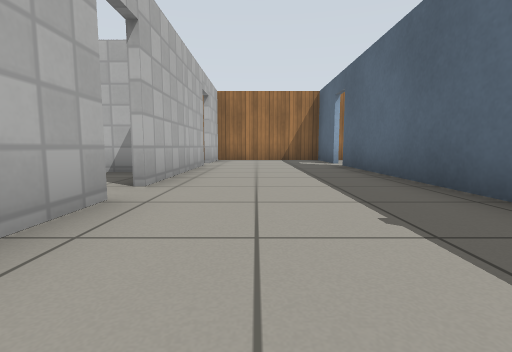
View 1 (above)

19 first-person views from a walk through a Gazebo world. The camera is 0.5 m above the floor, tilts 6° down and sees 85° across. The floor is counted in squares, 1 m on a side. Each view is taken from the middle of a square. On the plan, view 1 faces up. The plan holds only what a view shows up to about 9 squares ahead; the rest is blank. Simple patterns stand in for the simulator's built-in surfaces.

View 2
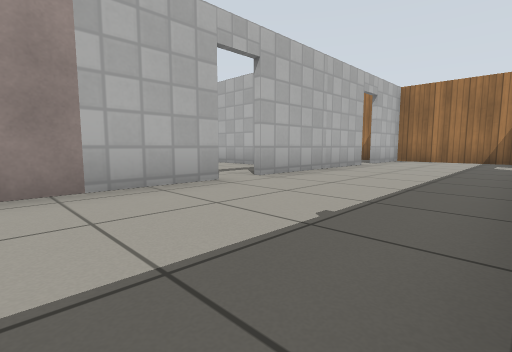

View 3
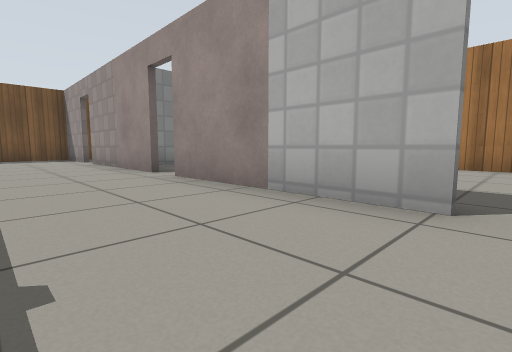

View 4
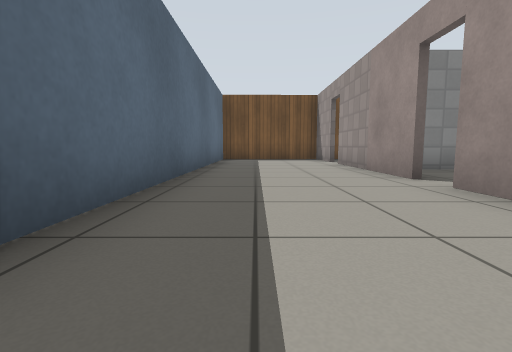

View 5
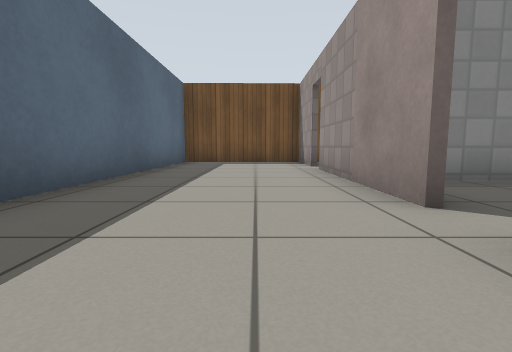

View 6
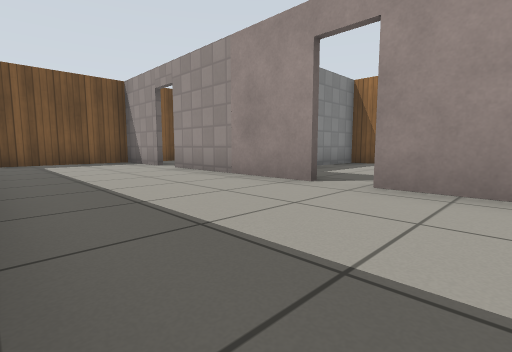

View 7
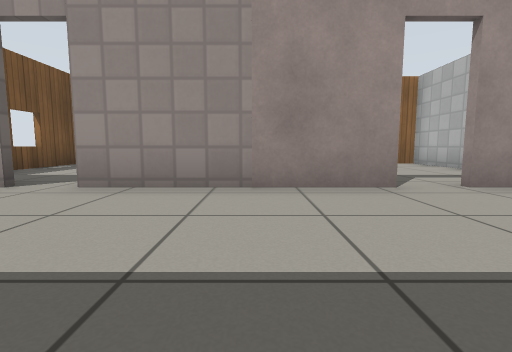

View 8
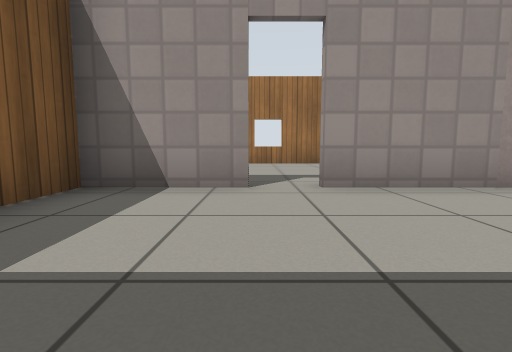

View 9
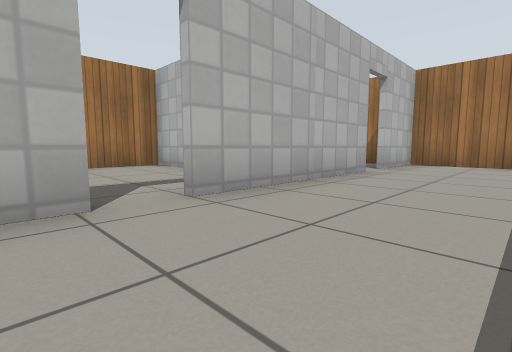

View 10
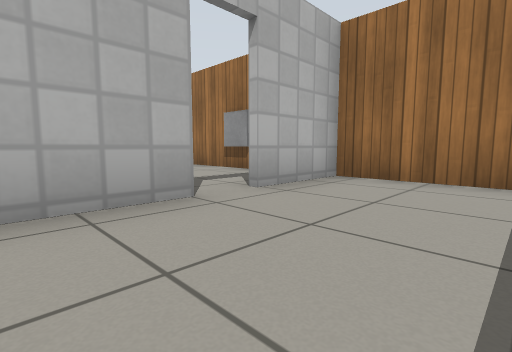

View 11
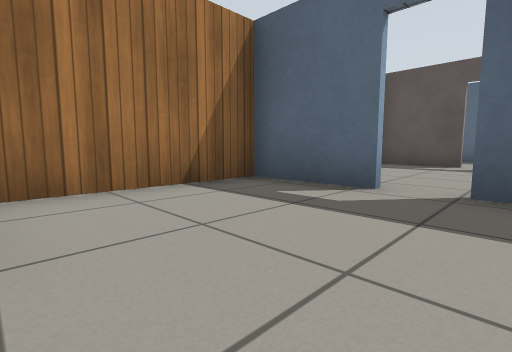

View 12
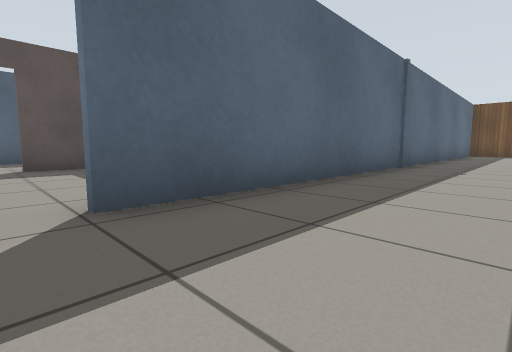

View 13
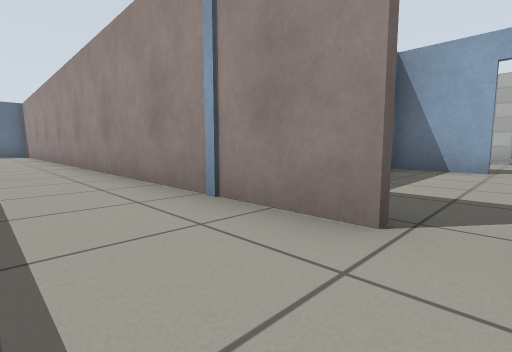

View 14
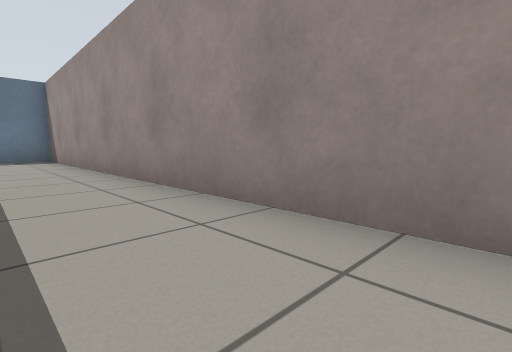

View 15
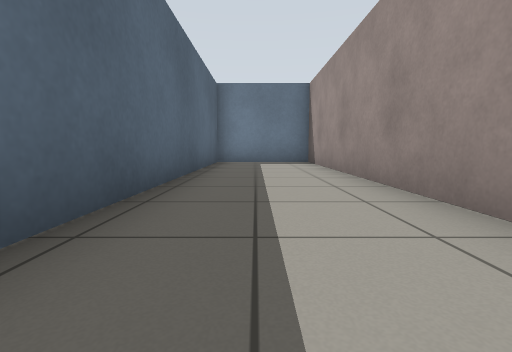

View 16
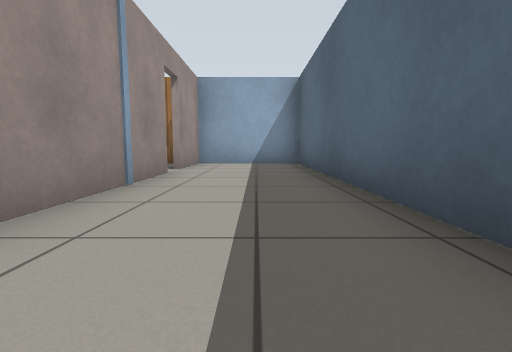

View 17
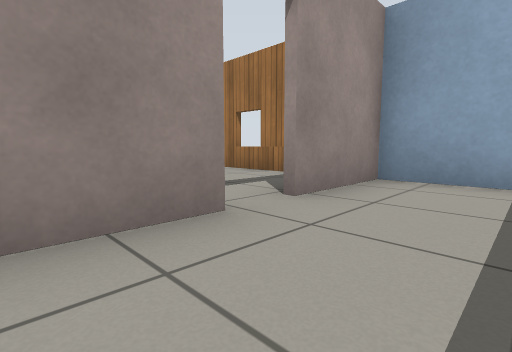

View 18
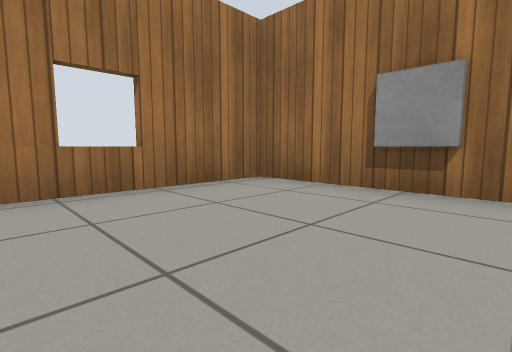

View 19
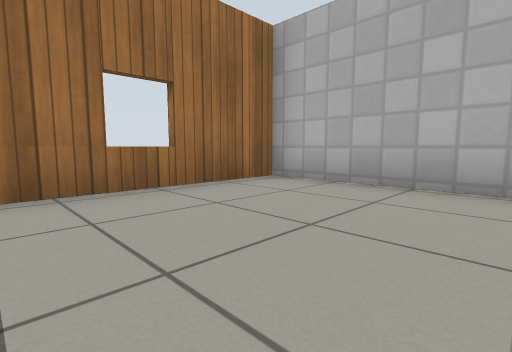

### Floor plan
Points are (right, up) in squares from view 1. A wall is a line through its corners. A room is listed if a view was taken in it or the views show most of it. See-through windows are left out.
Room 1 (views 1, 2, 3, 4, 5, 6, 7, 8, 9, 10, 11, 12)
walls: (-1.4, 2.6) (-1.4, -1.4); (-1.4, -2.2) (-1.4, -6.2); (-1.4, 7.6) (-1.4, 3.4); (2.3, 8.2) (2.3, 10.4) (-1.4, 10.4) (-1.4, 8.4); (-1.4, -7) (-1.4, -9.1) (2.3, -9.1) (2.3, 7.5)
ways out: open door at (-1.5, 8) to room 3; open door at (-1.5, -2) to room 4; open door at (-1.5, 3) to room 5; open door at (-1.5, -6.5) to room 6; open door at (2, 8)
Room 2 (views 13, 14, 15, 16, 17)
walls: (10.2, 3.2) (10.2, 10.4) (7.3, 10.4) (7.3, 8.2); (7.3, 7.4) (7.3, -9) (10.2, -9) (10.2, -1.3)
ways out: open door at (7, 8)
Room 3 (view 18)
walls: (-2.3, 10.4) (-6.2, 10.4) (-6.2, 7.1)
ways out: open door at (-1.5, 8) to room 1
objects: window (-4, 10)
Room 4 (view 19)
walls: (-6.2, 1) (-6.2, -4) (-2.4, -4); (-3.1, 0.7) (-6.2, 0.7)
ways out: open door at (-1.5, -2) to room 1
Room 5 (no view inside)
walls: (-2.4, 5.5) (-6.2, 5.5) (-6.2, 1)
ways out: open door at (-1.5, 3) to room 1
Room 6 (no view inside)
walls: (-6.2, -5) (-6.2, -7.3); (-6.1, -9.2) (-3.9, -9.2)
ways out: open door at (-1.5, -6.5) to room 1

Where each view was taken, in squares from view 1:
view 1: 0 up, 0 right, facing up
view 2: 0 up, 2 right, facing up-left
view 3: 3 up, 1 right, facing down-left
view 4: 2 up, 1 right, facing down
view 5: 0 up, 0 right, facing down
view 6: 0 up, 2 right, facing down-left
view 7: 4 down, 2 right, facing left
view 8: 7 down, 2 right, facing left
view 9: 2 up, 1 right, facing up-left
view 10: 6 up, 1 right, facing up-left
view 11: 7 up, 1 left, facing up-right
view 12: 8 up, 0 right, facing down-right
view 13: 8 up, 9 right, facing down-left
view 14: 2 up, 9 right, facing down-left
view 15: 0 up, 9 right, facing down
view 16: 2 up, 9 right, facing up
view 17: 6 up, 9 right, facing up-left
view 18: 7 up, 3 left, facing up-left
view 19: 3 down, 3 left, facing up-left
